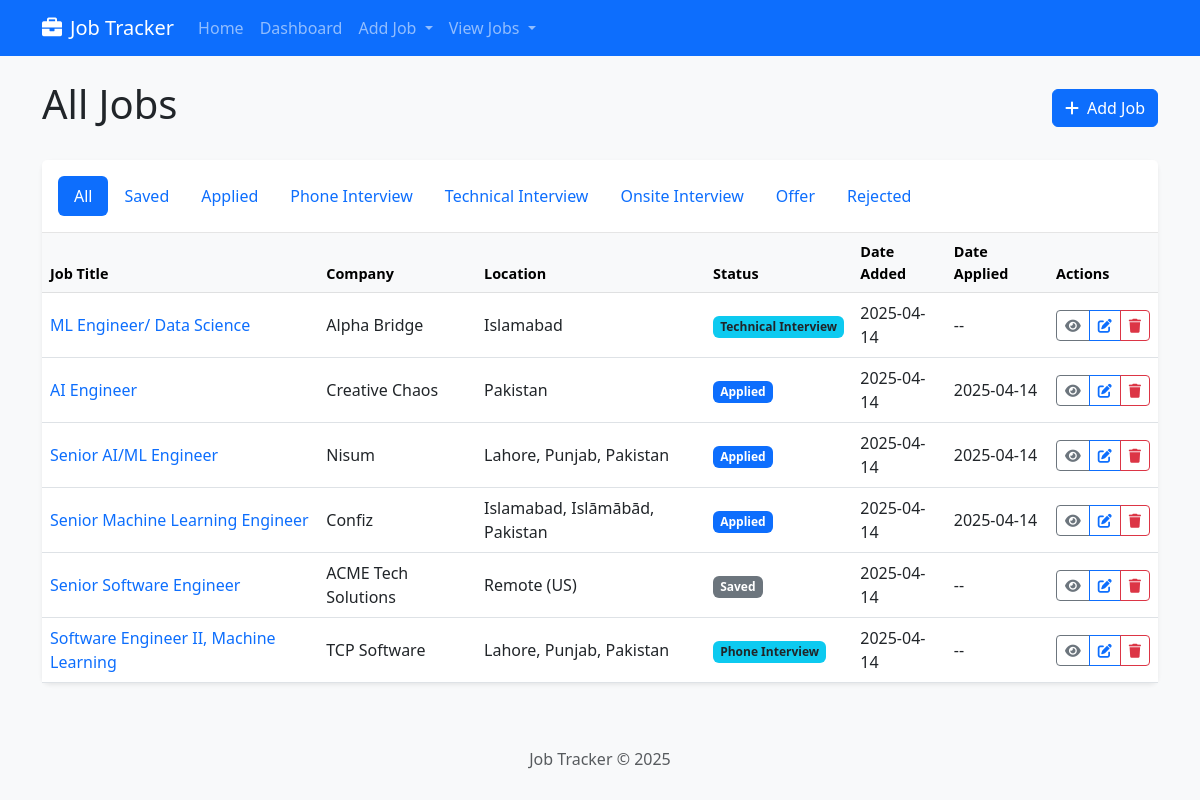
The app's page /jobs/jobs, older data.
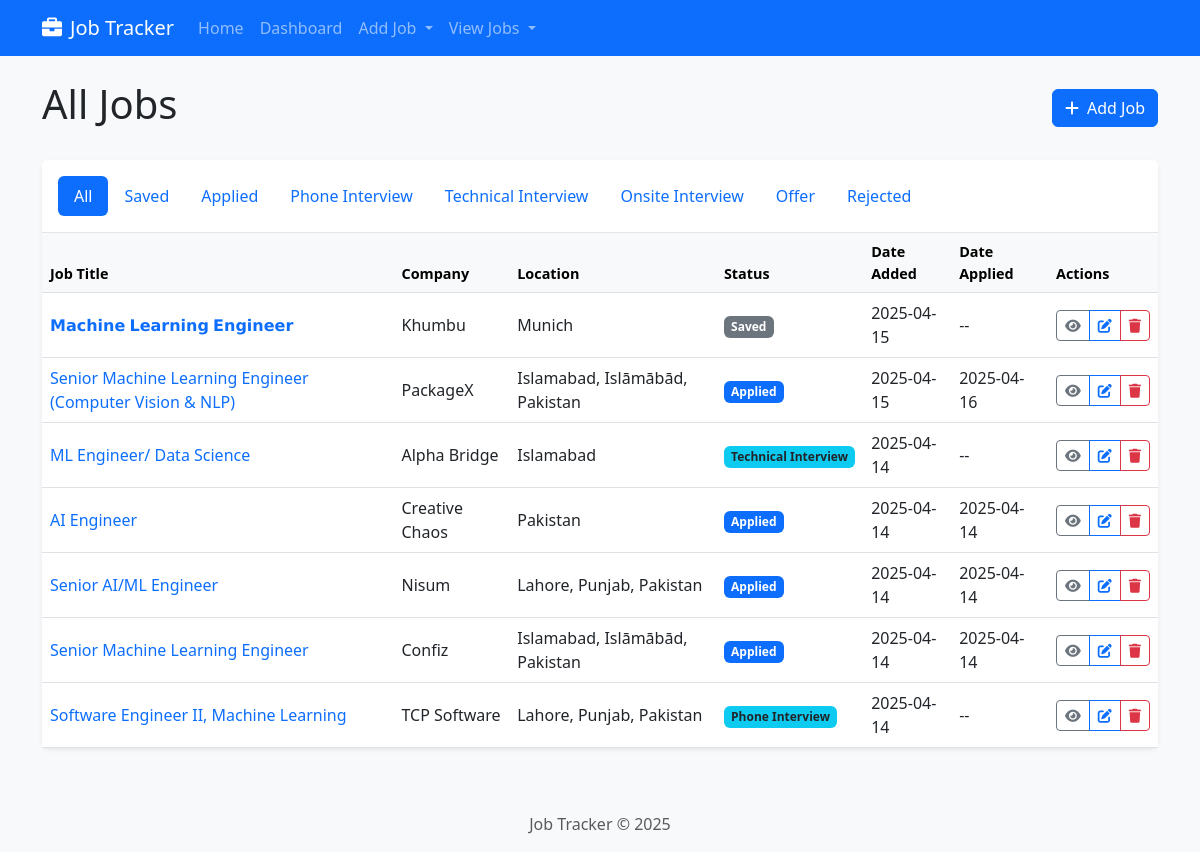
The same page, newer data.
### job_tracker/models.py (models this page shows, shortened)
class Job(db.Model):
    id = db.Column(db.Integer, primary_key=True)
    title = db.Column(db.String(100), nullable=False)
    company = db.Column(db.String(100), nullable=False)
    location = db.Column(db.String(100))
    description = db.Column(db.Text)
    url = db.Column(db.String(500))
    salary = db.Column(db.String(100))
    job_type = db.Column(db.String(50))  # Full-time, Part-time, Contract, etc.
    date_posted = db.Column(db.DateTime)
    date_added = db.Column(db.DateTime, default=datetime.utcnow)
    status = db.Column(db.String(50), default='Saved')  # Saved, Applied, Interview, Offer, Rejected
    date_applied = db.Column(db.DateTime)
    parsed_data = db.Column(db.Text)  # JSON string with structured job description data
    company_data = db.Column(db.Text)  # JSON string with structured company information
    company_reviews = db.Column(db.Text)  # JSON string with structured company reviews
    notes = db.relationship('Note', backref='job', lazy=True, cascade="all, delete-orphan")
    contacts = db.relationship('Contact', backref='job', lazy=True, cascade="all, delete-orphan")

### job_tracker/routes/job_routes.py (the view)
@job_bp.route('/jobs')
def list_jobs():
    status_filter = request.args.get('status', None)
    if status_filter and status_filter != 'All':
        jobs = Job.query.filter_by(status=status_filter).order_by(Job.date_added.desc()).all()
    else:
        jobs = Job.query.order_by(Job.date_added.desc()).all()
    return render_template('jobs/list.html', jobs=jobs, current_status=status_filter or 'All')

### templates/jobs/list.html (shortened to what this page needs)
{% extends 'base.html' %}
{% block content %}
<div class="d-flex justify-content-between align-items-center mb-4">
    <h1>{{ current_status }} Jobs</h1>
    <div>
        <a href="{{ url_for('job.add_job') }}" class="btn btn-primary">
            <i class="fas fa-plus me-1"></i> Add Job
        </a>
    </div>
</div>
<div class="card shadow-sm">
    <div class="card-header bg-white">
        <ul class="nav nav-pills">
            <li class="nav-item">
                <a class="nav-link {% if current_status == 'All' %}active{% endif %}"
                   href="{{ url_for('job.list_jobs', status='All') }}">All</a>
            </li>
            <li class="nav-item">
                <a class="nav-link {% if current_status == 'Saved' %}active{% endif %}"
                   href="{{ url_for('job.list_jobs', status='Saved') }}">Saved</a>
            </li>
            <li class="nav-item">
                <a class="nav-link {% if current_status == 'Applied' %}active{% endif %}"
                   href="{{ url_for('job.list_jobs', status='Applied') }}">Applied</a>
            </li>
            <li class="nav-item">
                <a class="nav-link {% if current_status == 'Phone Interview' %}active{% endif %}"
                   href="{{ url_for('job.list_jobs', status='Phone Interview') }}">Phone Interview</a>
            </li>
            <li class="nav-item">
                <a class="nav-link {% if current_status == 'Technical Interview' %}active{% endif %}"
                   href="{{ url_for('job.list_jobs', status='Technical Interview') }}">Technical Interview</a>
            </li>
            <li class="nav-item">
                <a class="nav-link {% if current_status == 'Onsite Interview' %}active{% endif %}"
                   href="{{ url_for('job.list_jobs', status='Onsite Interview') }}">Onsite Interview</a>
            </li>
            <li class="nav-item">
                <a class="nav-link {% if current_status == 'Offer' %}active{% endif %}"
                   href="{{ url_for('job.list_jobs', status='Offer') }}">Offer</a>
            </li>
            <li class="nav-item">
                <a class="nav-link {% if current_status == 'Rejected' %}active{% endif %}"
                   href="{{ url_for('job.list_jobs', status='Rejected') }}">Rejected</a>
            </li>
        </ul>
    </div>
    <div class="card-body p-0">
        {% if jobs %}
            <div class="table-responsive">
                <table class="table table-hover mb-0">
                    <thead class="table-light">
                        <tr>
                            <th>Job Title</th>
                            <th>Company</th>
                            <th>Location</th>
                            <th>Status</th>
                            <th>Date Added</th>
                            <th>Date Applied</th>
                            <th>Actions</th>
                        </tr>
                    </thead>
                    <tbody>
                        {% for job in jobs %}
                        <tr>
                            <td>
                                <a href="{{ url_for('job.view_job', job_id=job.id) }}" class="text-decoration-none">
                                    {{ job.title }}
                                </a>
                            </td>
                            <td>{{ job.company }}</td>
                            <td>{{ job.location }}</td>
                            <td>
                                {% if job.status == 'Saved' %}
                                <span class="badge bg-secondary">{{ job.status }}</span>
                                {% elif job.status == 'Applied' %}
                                <span class="badge bg-primary">{{ job.status }}</span>
                                {% elif job.status in ['Phone Interview', 'Technical Interview', 'Onsite Interview'] %}
                                <span class="badge bg-info text-dark">{{ job.status }}</span>
                                {% elif job.status == 'Offer' %}
                                <span class="badge bg-success">{{ job.status }}</span>
                                {% elif job.status == 'Rejected' %}
                                <span class="badge bg-danger">{{ job.status }}</span>
                                {% else %}
                                <span class="badge bg-secondary">{{ job.status }}</span>
                                {% endif %}
                            </td>
                            <td>{{ job.date_added.strftime('%Y-%m-%d') }}</td>
                            <td>
                                {% if job.date_applied %}
                                {{ job.date_applied.strftime('%Y-%m-%d') }}
                                {% else %}
                                --
                                {% endif %}
                            </td>
                            <td>
                                <div class="btn-group">
                                    <a href="{{ url_for('job.view_job', job_id=job.id) }}"
                                       class="btn btn-sm btn-outline-secondary" title="View">
                                        <i class="fas fa-eye"></i>
                                    </a>
                                    <a href="{{ url_for('job.edit_job', job_id=job.id) }}"
                                       class="btn btn-sm btn-outline-primary" title="Edit">
                                        <i class="fas fa-edit"></i>
                                    </a>
                                    <button type="button" class="btn btn-sm btn-outline-danger"
                                            data-bs-toggle="modal" data-bs-target="#deleteJobModal{{ job.id }}" title="Delete">
                                        <i class="fas fa-trash"></i>
                                    </button>
                                </div>
                            </td>
                        </tr>
                        {% endfor %}
                    </tbody>
                </table>
            </div>
        {% endif %}
    </div>
</div>
{% endblock %}

### templates/base.html (shortened to what this page needs)
<!DOCTYPE html>
<html lang="en">
<head>
    <link href="https://cdn.jsdelivr.net/npm/bootstrap@5.3.0-alpha1/dist/css/bootstrap.min.css" rel="stylesheet">
    <link rel="stylesheet" href="https://cdnjs.cloudflare.com/ajax/libs/font-awesome/6.0.0/css/all.min.css">
    <link rel="stylesheet" href="{{ url_for('static', filename='css/style.css') }}">
    <link rel="stylesheet" href="{{ url_for('static', filename='css/job_tabs.css') }}">
</head>
<body>
    <nav class="navbar navbar-expand-lg navbar-dark bg-primary">
        <div class="container">
            <a class="navbar-brand" href="{{ url_for('main.dashboard') }}">
                <i class="fas fa-briefcase me-2"></i>Job Tracker
            </a>
            <div class="collapse navbar-collapse" id="navbarNav">
                <ul class="navbar-nav">
                    <li class="nav-item">
                        <a class="nav-link" href="{{ url_for('main.index') }}">Home</a>
                    </li>
                    <li class="nav-item">
                        <a class="nav-link" href="{{ url_for('main.dashboard') }}">Dashboard</a>
                    </li>
                    <li class="nav-item dropdown">
                        <a class="nav-link dropdown-toggle" href="#" id="addJobDropdown" role="button" data-bs-toggle="dropdown" aria-expanded="false">
                            Add Job
                        </a>
                    </li>
                    <li class="nav-item dropdown">
                        <a class="nav-link dropdown-toggle" href="#" id="viewJobsDropdown" role="button" data-bs-toggle="dropdown" aria-expanded="false">
                            View Jobs
                        </a>
                    </li>
                </ul>
            </div>
        </div>
    </nav>
    <div class="container mt-4">
        {% block content %}{% endblock %}
    </div>
    <footer class="footer mt-5 py-3 bg-light">
        <div class="container text-center">
            <span class="text-muted">Job Tracker &copy; {{ now.year }}</span>
        </div>
    </footer>
</body>
</html>

### static/css/style.css (style rules this page uses)
body { min-height: 100vh; display: flex; flex-direction: column; background-color: #f8f9fa; }
.card { border-radius: 0.5rem; border: none; box-shadow: 0 0.125rem 0.25rem rgba(0, 0, 0, 0.075); transition: all 0.2s ease-in-out; }
.card-header { background-color: #fff; border-bottom: 1px solid rgba(0, 0, 0, 0.1); padding: 1rem; }
.card-body { padding: 1.25rem; }
.badge { padding: 0.4em 0.6em; }
.table th { font-weight: 600; font-size: 0.9rem; }
.table td { vertical-align: middle; }
.footer { margin-top: auto; }

Row changes from the older to the newer data that the page shows:
removed Job: title "Senior Software Engineer", company "ACME Tech Solutions", location "Remote (US)", status "Saved", date_added "2025-04-14"
added Job: title "𝗠𝗮𝗰𝗵𝗶𝗻𝗲 𝗟𝗲𝗮𝗿𝗻𝗶𝗻𝗴 𝗘𝗻𝗴𝗶𝗻𝗲𝗲𝗿", company "Khumbu", location "Munich", status "Saved", date_added "2025-04-15"
added Job: title "Senior Machine Learning Engineer (Computer Vision & NLP)", company "PackageX", location "Islamabad, Islāmābād, Pakistan", status "Applied", date_added "2025-04-15", date_applied "2025-04-16"
